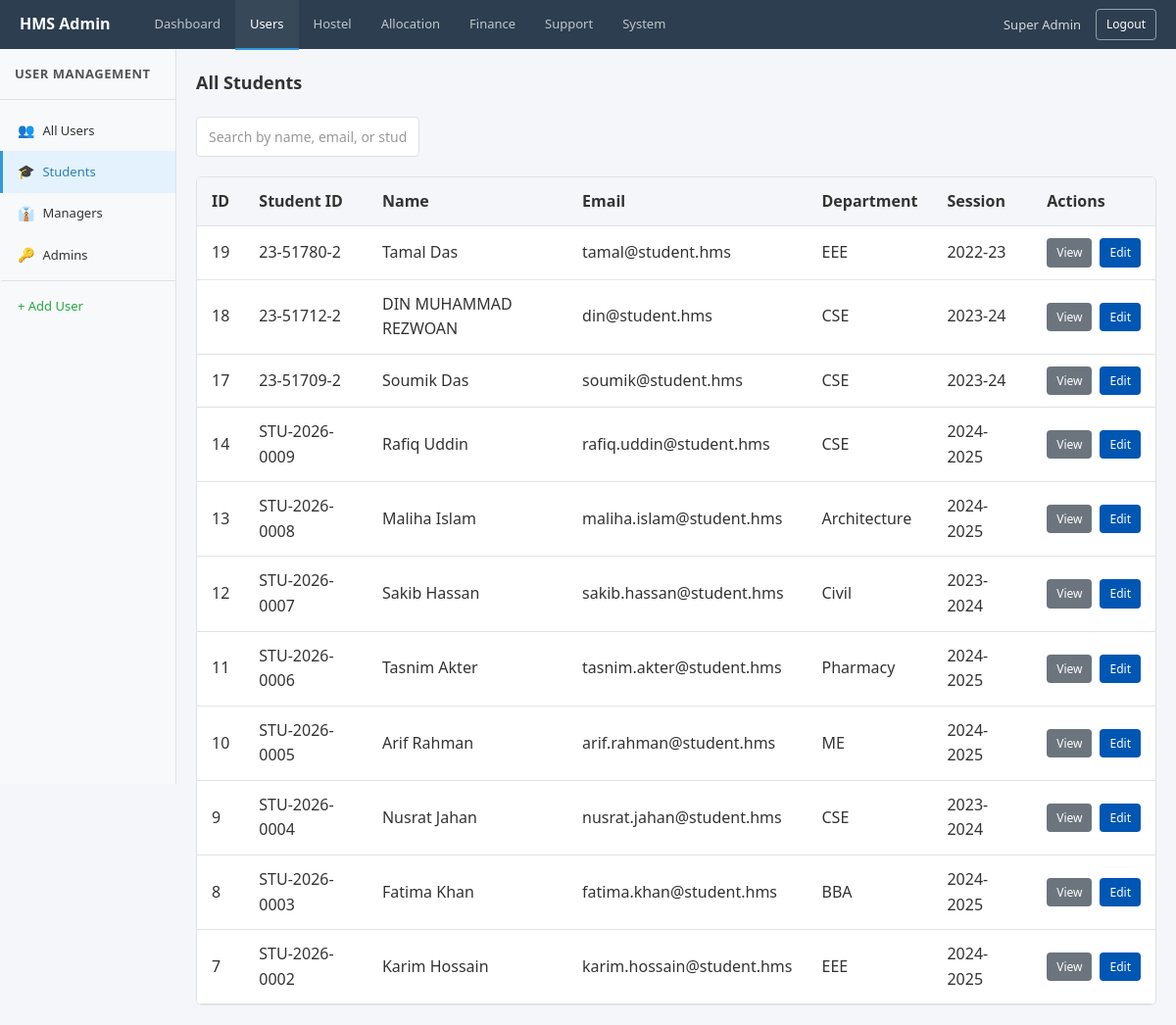
Screenshot of /index.php?page=admin_students (signed in) with the database file from the repository.
### tables this page shows
CREATE TABLE `student_profiles` (
  `user_id` bigint UNSIGNED NOT NULL,
  `student_id` varchar(50) NOT NULL,
  `department` varchar(120) DEFAULT NULL,
  `session_year` varchar(20) DEFAULT NULL,
  `dob` date DEFAULT NULL,
  `address` text,
  `profile_picture` varchar(255) DEFAULT 'uploads/profile_pictures/default.png'
);

CREATE TABLE `users` (
  `id` bigint UNSIGNED NOT NULL,
  `name` varchar(100) NOT NULL,
  `email` varchar(191) NOT NULL,
  `phone` varchar(30) DEFAULT NULL,
  `password_hash` varchar(255) NOT NULL,
  `status` enum('ACTIVE','INACTIVE','LOCKED') NOT NULL DEFAULT 'ACTIVE',
  `created_at` datetime NOT NULL DEFAULT CURRENT_TIMESTAMP,
  `updated_at` datetime NOT NULL DEFAULT CURRENT_TIMESTAMP ON UPDATE CURRENT_TIMESTAMP,
  `last_login_at` datetime DEFAULT NULL
);

### app/Controllers/Admin/AdminStudentProfileController.php (called while the page is built, shortened)
<?php
require_once __DIR__ . '/../../Models/AdminModel.php';
$action = isset($_GET['action']) ? $_GET['action'] : 'students';
$data = [];
if ($action === 'view') {
    $userId = (int)$_GET['id'];
    $data['student'] = getStudentById($userId);
    $pageTitle = 'View Student';
} elseif ($action === 'edit') {
    $userId = (int)$_GET['id'];
    $data['student'] = getStudentById($userId);
    $pageTitle = 'Edit Student';
} else {
    $data['students'] = getAllStudents();
}
require_once __DIR__ . '/../../Views/Admin/StudentProfileView.php';

### app/Models/AdminModel.php (called while the page is built, shortened)
<?php
function getAllStudents() {
    $conn = dbConnect();
    $sql = "SELECT u.*, sp.student_id, sp.department, sp.session_year, sp.dob, sp.address
            FROM users u
            JOIN user_roles ur ON u.id = ur.user_id
            JOIN roles r ON ur.role_id = r.id
            JOIN student_profiles sp ON u.id = sp.user_id
            WHERE r.name = 'STUDENT' AND u.status = 'ACTIVE'
            ORDER BY u.id DESC";
    $result = mysqli_query($conn, $sql);
    $students = mysqli_fetch_all($result, MYSQLI_ASSOC);
    return $students;
}

### app/Views/Admin/StudentProfileView.php (the view, shortened to what this page needs)
<!DOCTYPE html>
<html lang="en">
<head>
    <link rel="stylesheet" href="public/assets/css/style.css">
    <link rel="stylesheet" href="app/Views/Admin/css/admin.css">
</head>
<body>
    <?php include __DIR__ . '/partials/header.php'; ?>
    <div class="admin-layout">
        <?php include __DIR__ . '/partials/sidebar.php'; ?>
        <main class="admin-main">
            <div class="admin-content">
                <?php if ($action === 'view' && isset($data['student'])): ?>
                    <div class="breadcrumb">
                        <a href="index.php?page=admin_students">Students</a>
                        <span>/</span>
                        <span class="current">View Student</span>
                    </div>
                    <div class="detail-card">
                        <h3>Student Details</h3>
                        <div style="display: flex; gap: 30px; margin-bottom: 20px;">
                            <div style="flex: 1;">
                        <div class="detail-row">
                            <div class="detail-label">User ID</div>
                            <div class="detail-value"><?php echo (int)$data['student']['id']; ?></div>
                        </div>
                        <div class="detail-row">
                            <div class="detail-label">Name</div>
                            <div class="detail-value"><?php echo htmlspecialchars($data['student']['name'] ?? ''); ?></div>
                        </div>
                        <div class="detail-row">
                            <div class="detail-label">Email</div>
                            <div class="detail-value"><?php echo htmlspecialchars($data['student']['email'] ?? ''); ?></div>
                        </div>
                        <div class="detail-row">
                            <div class="detail-label">Phone</div>
                            <div class="detail-value"><?php echo htmlspecialchars($data['student']['phone'] ?? 'N/A'); ?></div>
                        </div>
                        <div class="detail-row">
                            <div class="detail-label">Student ID</div>
                            <div class="detail-value"><?php echo htmlspecialchars($data['student']['student_id'] ?? 'N/A'); ?></div>
                        </div>
                        <div class="detail-row">
                            <div class="detail-label">Department</div>
                            <div class="detail-value"><?php echo htmlspecialchars($data['student']['department'] ?? 'N/A'); ?></div>
                        </div>
                        <div class="detail-row">
                            <div class="detail-label">Session Year</div>
                            <div class="detail-value"><?php echo htmlspecialchars($data['student']['session_year'] ?? 'N/A'); ?></div>
                        </div>
                        <div class="detail-row">
                            <div class="detail-label">Date of Birth</div>
                            <div class="detail-value"><?php echo htmlspecialchars($data['student']['dob'] ?? 'N/A'); ?></div>
                        </div>
                        <div class="detail-row">
                            <div class="detail-label">Address</div>
                            <div class="detail-value"><?php echo htmlspecialchars($data['student']['address'] ?? 'N/A'); ?></div>
                        </div>
                        <div class="detail-row">
                            <div class="detail-label">Status</div>
                            <div class="detail-value">
                                <span class="badge <?php echo ($data['student']['status'] ?? '') === 'ACTIVE' ? 'badge-success' : 'badge-danger'; ?>">
                                    <?php echo htmlspecialchars($data['student']['status'] ?? ''); ?>
                                </span>
                            </div>
                        </div>
                        <div class="detail-row">
                            <div class="detail-label">Registered</div>
                            <div class="detail-value"><?php echo htmlspecialchars($data['student']['created_at'] ?? ''); ?></div>
                        </div>
                            </div>
                            <?php if (!empty($data['student']['profile_picture'])): ?>
                            <div style="flex-shrink: 0;">
                                <div style="text-align: center;">
                                    <?php
                                    $imagePath = $data['student']['profile_picture'];
                                    if (strpos($imagePath, 'public/') !== 0) {
                                        $imagePath = 'public/' . $imagePath;
                                    }
                                    ?>
                                    <img src="<?php echo htmlspecialchars($imagePath); ?>"
                                         alt="Profile Picture"
                                         style="width: 200px; height: 200px; object-fit: cover; border-radius: 8px; border: 3px solid #ddd;">
                                    <p style="margin-top: 10px; font-size: 12px; color: #666;">Profile Picture</p>
                                </div>
                            </div>
                            <?php endif; ?>
                        </div>
                        <div class="form-actions">
                            <a href="index.php?page=admin_students&action=edit&id=<?php echo (int)$data['student']['id']; ?>" class="btn btn-primary">Edit Student</a>
                            <a href="index.php?page=admin_students" class="btn btn-secondary">Back to List</a>
                        </div>
                    </div>
                <?php else: ?>
                    <div class="page-header">
                        <h2>All Students</h2>
                    </div>
                    <div class="filter-bar">
                        <div class="filter-form">
                            <input type="text" id="studentSearch" class="form-control" placeholder="Search by name, email, or student ID..." data-table-search="studentsTable">
                        </div>
                    </div>
                    <div class="table-card">
                        <div class="table-responsive">
                            <table class="table" id="studentsTable">
                                <thead>
                                    <tr>
                                        <th>ID</th>
                                        <th>Student ID</th>
                                        <th>Name</th>
                                        <th>Email</th>
                                        <th>Department</th>
                                        <th>Session</th>
                                        <th>Actions</th>
                                    </tr>
                                </thead>
                                <tbody>
                                    <?php if (!empty($data['students'])): ?>
                                        <?php foreach ($data['students'] as $student): ?>
                                            <tr>
                                                <td><?php echo (int)$student['id']; ?></td>
                                                <td><?php echo htmlspecialchars($student['student_id'] ?? 'N/A'); ?></td>
                                                <td><?php echo htmlspecialchars($student['name'] ?? ''); ?></td>
                                                <td><?php echo htmlspecialchars($student['email'] ?? ''); ?></td>
                                                <td><?php echo htmlspecialchars($student['department'] ?? 'N/A'); ?></td>
                                                <td><?php echo htmlspecialchars($student['session_year'] ?? 'N/A'); ?></td>
                                                <td>
                                                    <div class="action-btns">
                                                        <a href="index.php?page=admin_students&action=view&id=<?php echo (int)$student['id']; ?>" class="btn btn-sm btn-secondary">View</a>
                                                        <a href="index.php?page=admin_students&action=edit&id=<?php echo (int)$student['id']; ?>" class="btn btn-sm btn-primary">Edit</a>
                                                    </div>
                                                </td>
                                            </tr>
                                        <?php endforeach; ?>
                                    <?php else: ?>
                                        <tr>
                                            <td colspan="7" class="empty-state">No students found</td>
                                        </tr>
                                    <?php endif; ?>
                                </tbody>
                            </table>
                        </div>
                    </div>
                <?php endif; ?>
            </div>
        </main>
    </div>
</body>
</html>

### public/assets/css/style.css (style rules this page uses)
:root { --primary: #0056b3; --primary-hover: #004494; --background: #f4f6f9; --surface: #ffffff; --text-primary: #333333; --text-secondary: #555555; --border: #dee2e6; --success: #28a745; --error: #dc3545; --warning: #ffc107; --shadow: 0 2px 4px rgba(0, 0, 0, 0.1); }
* { margin: 0; padding: 0; box-sizing: border-box; }
body { font-family: 'Segoe UI', Tahoma, Geneva, Verdana, sans-serif; background-color: var(--background); color: var(--text-primary); line-height: 1.6; min-height: 100vh; }
h1, h2, h3, h4, h5, h6 { color: var(--text-primary); margin-bottom: 15px; font-weight: 600; }
h2 { font-size: 24px; }
a { color: var(--primary); text-decoration: none; }
.form-control { width: 100%; padding: 10px 12px; font-family: inherit; font-size: 14px; color: var(--text-primary); background-color: var(--surface); border: 1px solid var(--border); border-radius: 4px; }
.form-control::placeholder { color: #999; }
.btn { display: inline-block; padding: 10px 20px; font-family: inherit; font-size: 14px; font-weight: 500; text-align: center; border: none; border-radius: 4px; cursor: pointer; }
.btn-primary { background-color: var(--primary); color: #ffffff; }
.btn-secondary { background-color: #6c757d; color: #ffffff; }
.table-responsive { overflow-x: auto; }
.table { width: 100%; border-collapse: collapse; background: var(--surface); }
.table th, .table td { padding: 12px 15px; text-align: left; border-bottom: 1px solid var(--border); }
.table th { background-color: var(--background); font-weight: 600; color: var(--text-primary); }

### app/Views/Admin/css/admin.css (style rules this page uses)
.admin-layout { display: flex; padding-top: 50px; min-height: 100vh; }
.admin-main { flex: 1; margin-left: 180px; background-color: var(--background); min-height: calc(100vh - 50px); }
.admin-content { padding: 20px; }
.page-header { display: flex; justify-content: space-between; align-items: center; margin-bottom: 20px; }
.page-header h2 { margin: 0; font-size: 18px; }
.table-card { background: var(--surface); border: 1px solid var(--border); border-radius: 6px; overflow: hidden; }
.action-btns { display: flex; gap: 8px; }
.btn-sm { padding: 5px 10px; font-size: 12px; }
.filter-bar { display: flex; gap: 15px; margin-bottom: 20px; flex-wrap: wrap; align-items: center; }

### rows the page displays
student_profiles: user_id "19", student "23-51780-2", user_id.name "Tamal Das", user_id.email "tamal@student.hms", department "EEE", session_year "2022-23"
student_profiles: user_id "18", student "23-51712-2", user_id.name "DIN MUHAMMAD REZWOAN", user_id.email "din@student.hms", department "CSE", session_year "2023-24"
student_profiles: user_id "17", student "23-51709-2", user_id.name "Soumik Das", user_id.email "soumik@student.hms", department "CSE", session_year "2023-24"
student_profiles: user_id "14", student "STU-2026-0009", user_id.name "Rafiq Uddin", user_id.email "rafiq.uddin@student.hms", department "CSE", session_year "2024-2025"
student_profiles: user_id "13", student "STU-2026-0008", user_id.name "Maliha Islam", user_id.email "maliha.islam@student.hms", department "Architecture", session_year "2024-2025"
student_profiles: user_id "12", student "STU-2026-0007", user_id.name "Sakib Hassan", user_id.email "sakib.hassan@student.hms", department "Civil", session_year "2023-2024"
student_profiles: user_id "11", student "STU-2026-0006", user_id.name "Tasnim Akter", user_id.email "tasnim.akter@student.hms", department "Pharmacy", session_year "2024-2025"
student_profiles: user_id "10", student "STU-2026-0005", user_id.name "Arif Rahman", user_id.email "arif.rahman@student.hms", department "ME", session_year "2024-2025"
student_profiles: user_id "9", student "STU-2026-0004", user_id.name "Nusrat Jahan", user_id.email "nusrat.jahan@student.hms", department "CSE", session_year "2023-2024"
student_profiles: user_id "8", student "STU-2026-0003", user_id.name "Fatima Khan", user_id.email "fatima.khan@student.hms", department "BBA", session_year "2024-2025"
student_profiles: user_id "7", student "STU-2026-0002", user_id.name "Karim Hossain", user_id.email "karim.hossain@student.hms", department "EEE", session_year "2024-2025"

### other values shown
$_SESSION['user_name'] "Super Admin"
$sidebarTitle "USER MANAGEMENT"
$link['icon'] "👥"
$link['label'] "All Users"
$link['icon'] "🎓"
$link['label'] "Students"
$link['icon'] "👔"
$link['label'] "Managers"
$link['icon'] "🔑"
$link['label'] "Admins"
$link['label'] "+ Add User"
